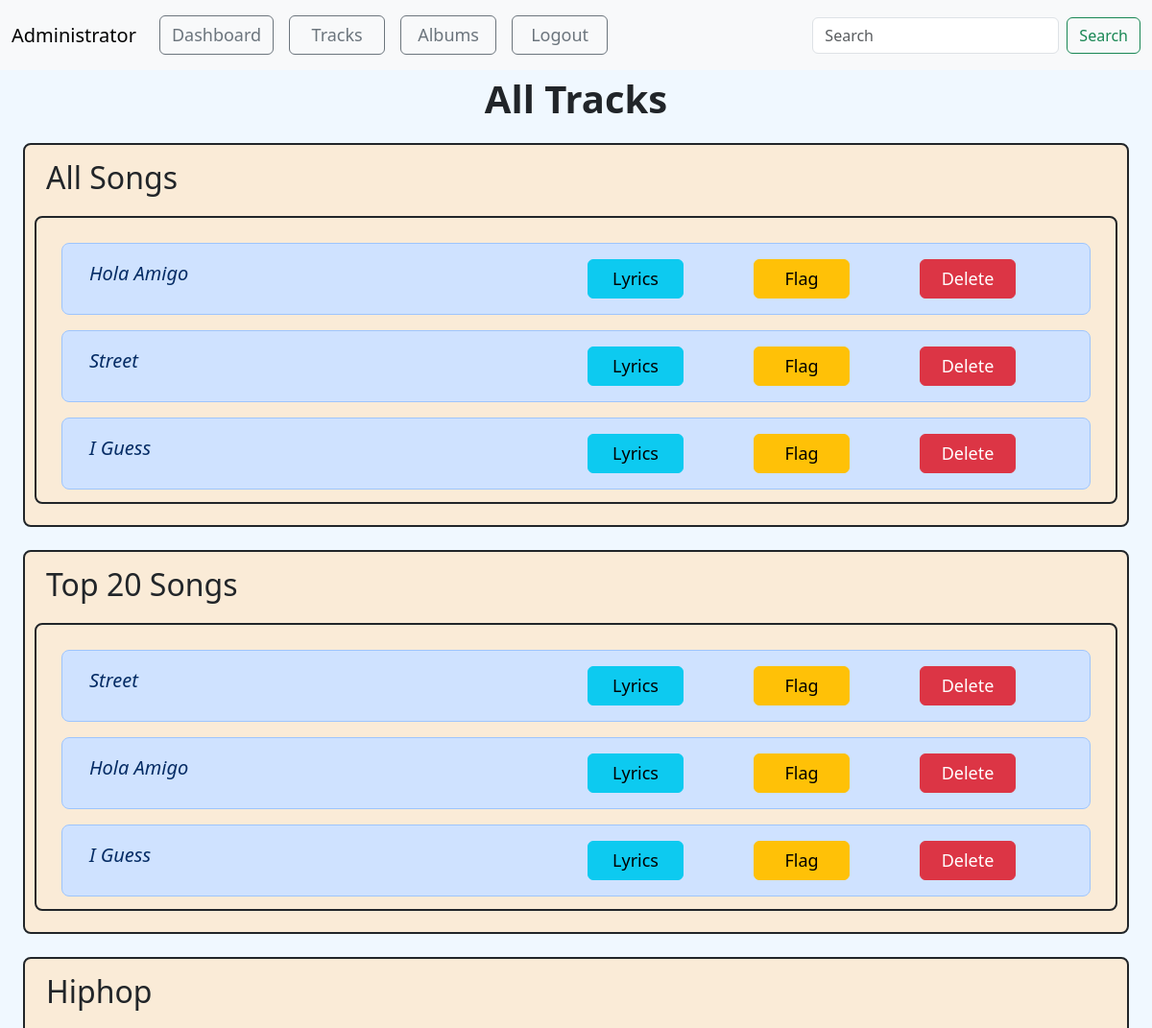
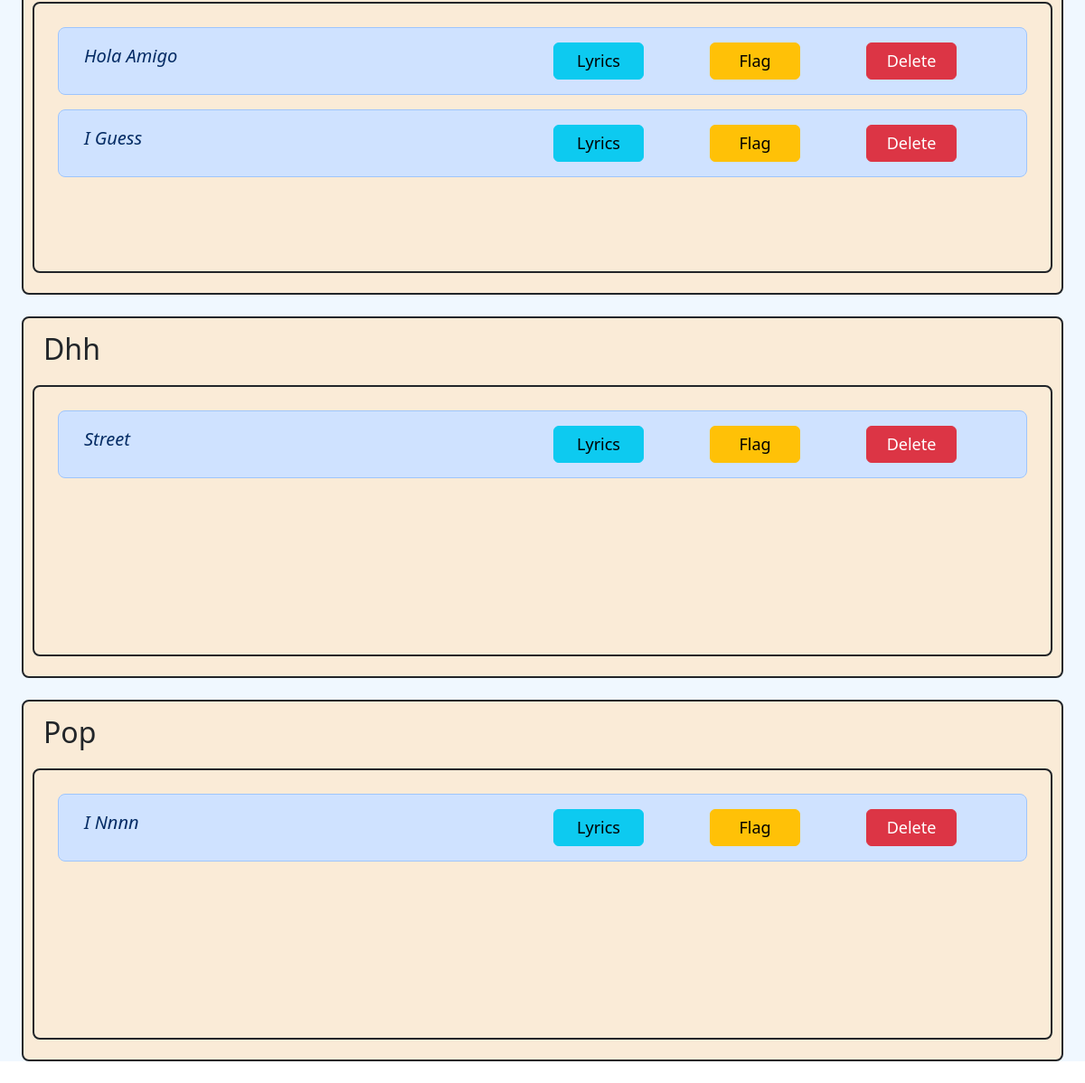
Before: /admin_songs/1 with the older database file (2 pictures, top to bottom).
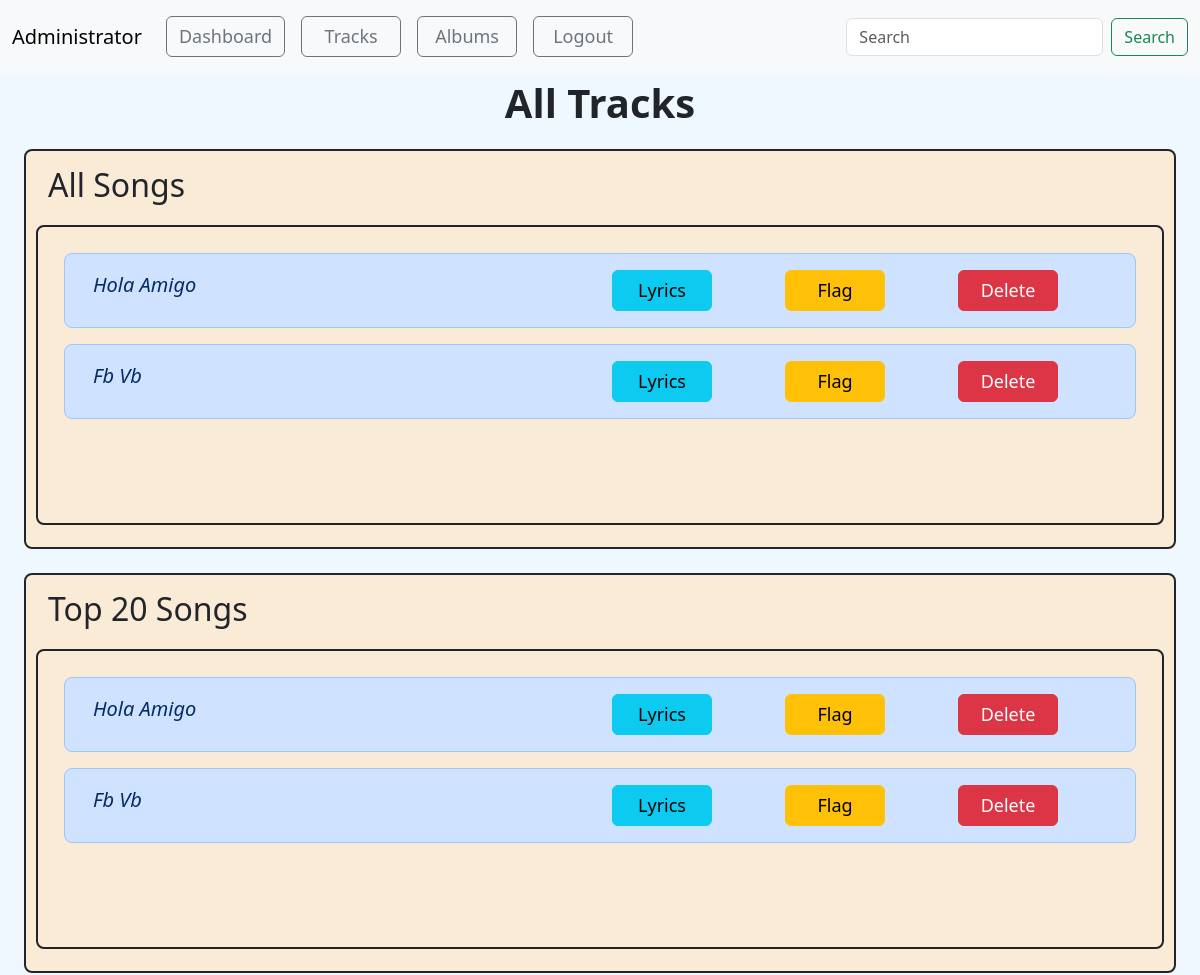
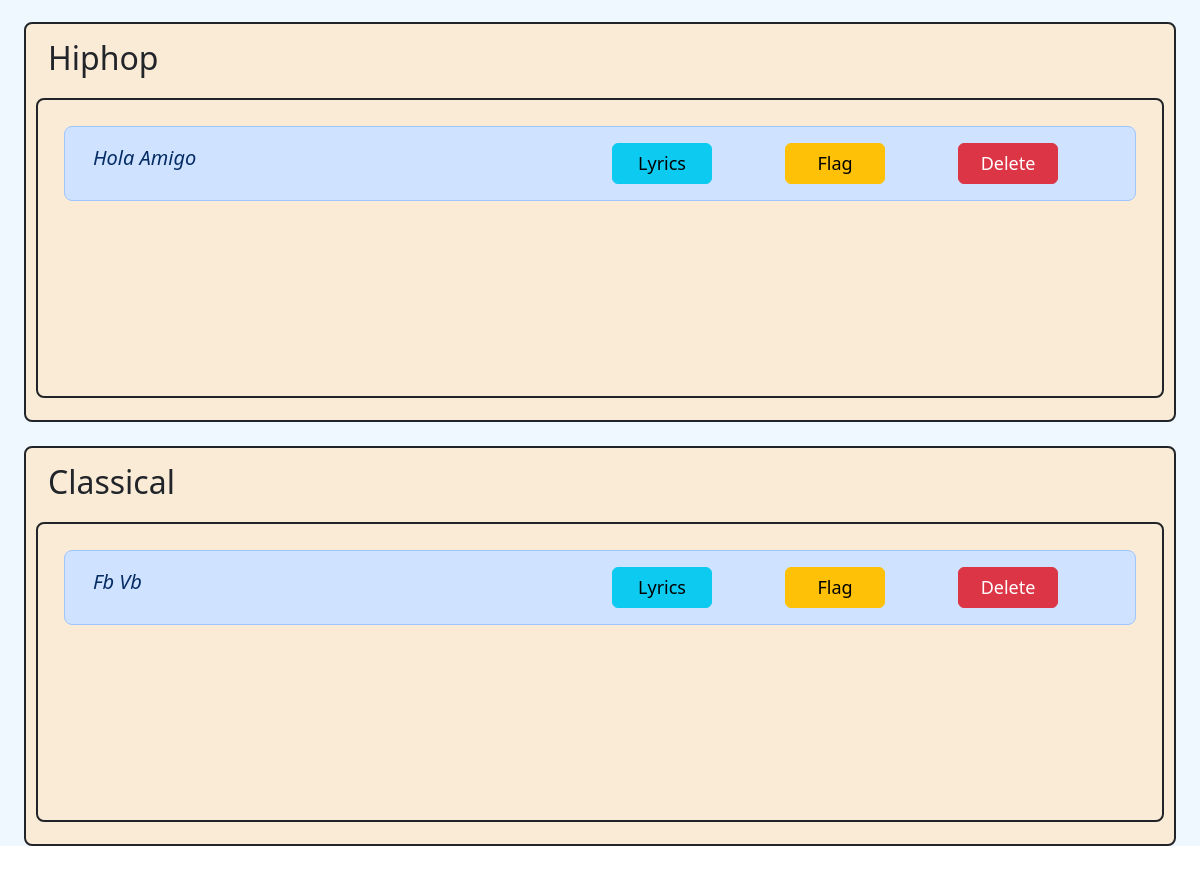
After: the same page with the newer database file (2 pictures, top to bottom).
### model1.py (models this page shows, shortened)
class Song(db.Model):
    song_id = db.Column(db.Integer, primary_key=True)
    song_name = db.Column(db.String(100), nullable=False)
    song_artist = db.Column(db.String(100))
    song_language = db.Column(db.String(30))
    song_genre = db.Column(db.String(50))
    song_lyrics = db.Column(db.Text())   # variable string size
    song_duration = db.Column(db.Integer)  # in seconds
    release_date = db.Column(db.String(20))
    creator_id = db.Column(db.Integer, db.ForeignKey("user.user_id"), nullable=False)
    album_id = db.Column(db.Integer, db.ForeignKey("album.album_id") ,default=None)
    song_path = db.Column(db.String(255),default=None)
    song_thumbnail = db.Column(db.String(255),default=None)
    song_play_count = db.Column(db.Integer, default=0)
    song_flag = db.Column(db.Boolean,default=False)
    song_avg_rating = db.Column(db.Float(), default=0) # included later during devlopement
    creator = db.relationship("User", backref="songs")
    ratings= db.relationship("Rating",backref="song",cascade="all, delete")

### app.py (the view)
@app.route("/admin_songs/<int:a_id>", methods=["GET", "POST"])
def admin_songs(a_id):
    admin = Admin.query.get(a_id)
    songs = Song.query.all()
    genres = Song.query.with_entities(Song.song_genre).distinct().all()
    genre_list = [genre[0] for genre in genres]
    top_songs = Song.query.order_by(Song.song_play_count.desc()).limit(20).all()
    if admin.isloggedin:
        return render_template("admin_songs.html", songs=songs, admin=admin,genres=genre_list,top_songs=top_songs)
    else:
        return redirect("/")

### app.py (called while the page is built)
@app.context_processor
def search_processor():
    return {'searched': request.form.get("searched")}

### templates/admin_songs.html (shortened to what the changed rows need)
<!doctype html>
<html lang="en">
<head>
    <link href="https://cdn.jsdelivr.net/npm/bootstrap@5.3.2/dist/css/bootstrap.min.css" rel="stylesheet"
>
</head>
<body>
<div class="container-fluid songs  min-vh-100">
    <div class="container-fluid ">
        {% if songs|length == 0 %}
        <p class="text-center fs-3 text-capitalize">No Songs Availaible</p>
        {% else %}
            <div class="container-fluid border border border-2 rounded-3 border-dark mb-4 overflow-auto" id="songs" >
                <div class="song container border border-2 rounded-3 border-dark m-auto overflow-auto">
                    {% for song in songs %}
                        <div class="row m-3 p-3 text-primary-emphasis bg-primary-subtle border border-primary-subtle rounded-3">
                            <div class="col-6 text-capitalize fs-5 fst-italic">{{song.song_name}}</div>
                            <div class="col"><a class="btn btn-info" href="/admin_song_lyrics/{{admin.admin_id}}/{{song.song_id}}" role="button" style="width: 100px; font-size:large;" >Lyrics</a></div>
                            {% if song.song_flag == false %}
                            <div class="col"><a class="btn btn-warning" href="/flag_song/{{admin.admin_id}}/{{song.song_id}}" role="button" style="width: 100px; font-size:large;">Flag</a></div>
                            {% else %}
                            <div class="col"><a class="btn btn-warning" href="/flag_song/{{admin.admin_id}}/{{song.song_id}}" role="button" style="width: 100px; font-size:large;">Unflag</a></div>
                            {% endif %}
                            <div class="col"><a class="btn btn-danger" href="/admin_delete_song/{{admin.admin_id}}/{{song.song_id}}" role="button" style="width: 100px; font-size:large;">Delete</a></div>
                        </div>
                    {% endfor %}
                </div>
            </div>
            <div class="container-fluid border border border-2 rounded-3 border-dark mb-4 overflow-auto" id="songs" >
                <div class="song container border border-2 rounded-3 border-dark m-auto overflow-auto">
                    {% for song in top_songs %}
                        <div class="row m-3 p-3 text-primary-emphasis bg-primary-subtle border border-primary-subtle rounded-3">
                            <div class="col-6 text-capitalize fs-5 fst-italic">{{song.song_name}}</div>
                            <div class="col"><a class="btn btn-info" href="/admin_song_lyrics/{{admin.admin_id}}/{{song.song_id}}" role="button" style="width: 100px; font-size:large;" >Lyrics</a></div>
                            {% if song.song_flag == false %}
                            <div class="col"><a class="btn btn-warning" href="/flag_song/{{admin.admin_id}}/{{song.song_id}}" role="button" style="width: 100px; font-size:large;">Flag</a></div>
                            {% else %}
                            <div class="col"><a class="btn btn-warning" href="/flag_song/{{admin.admin_id}}/{{song.song_id}}" role="button" style="width: 100px; font-size:large;">Unflag</a></div>
                            {% endif %}
                            <div class="col"><a class="btn btn-danger" href="/admin_delete_song/{{admin.admin_id}}/{{song.song_id}}" role="button" style="width: 100px; font-size:large;">Delete</a></div>
                        </div>
                    {% endfor %}
                </div>
            </div>
            {% for genre in genres %}
                <div class="container-fluid border border border-2 rounded-3 border-dark mb-4 overflow-auto" id="songs" >
                    <div class="container-fluid sticky-sm-top">
                        <p class="text-capitalize fs-2 ">{{genre}}</p>
                    </div>
                    <div class="song container border border-2 rounded-3 border-dark m-auto overflow-auto">
                        {% for song in songs %}
                            {% if song.song_genre == genre %}
                                <div class="row m-3 p-3 text-primary-emphasis bg-primary-subtle border border-primary-subtle rounded-3">
                                    <div class="col-6 text-capitalize fs-5 fst-italic">{{song.song_name}}</div>
                                    <div class="col"><a class="btn btn-info" href="/admin_song_lyrics/{{admin.admin_id}}/{{song.song_id}}" role="button" style="width: 100px; font-size:large;" >Lyrics</a></div>
                                    {% if song.song_flag == false %}
                                    <div class="col"><a class="btn btn-warning" href="/flag_song/{{admin.admin_id}}/{{song.song_id}}" role="button" style="width: 100px; font-size:large;">Flag</a></div>
                                    {% else %}
                                    <div class="col"><a class="btn btn-warning" href="/flag_song/{{admin.admin_id}}/{{song.song_id}}" role="button" style="width: 100px; font-size:large;">Unflag</a></div>
                                    {% endif %}
                                    <div class="col"><a class="btn btn-danger" href="/admin_delete_song/{{admin.admin_id}}/{{song.song_id}}" role="button" style="width: 100px; font-size:large;">Delete</a></div>
                                </div>
                            {% endif %}
                        {% endfor %}
                    </div>
                </div>
            {% endfor %}
        {% endif %}
    </div>
</div>
</body>
</html>

Changed rows visible on the page:
removed Song: song_name "Street", {{ admin.admin_id }} 1 (drawn)
removed Song: song_name "I Guess", {{ admin.admin_id }} 1 (drawn)
removed Song: song_name "I Nnnn", {{ admin.admin_id }} 1 (drawn), shown under "Pop"
added Song: song_name "Fb Vb", {{ admin.admin_id }} 1 (drawn)
Other visible differences:
new list line: "Classical"
list line gone: "Dhh"
list line gone: "Pop"
